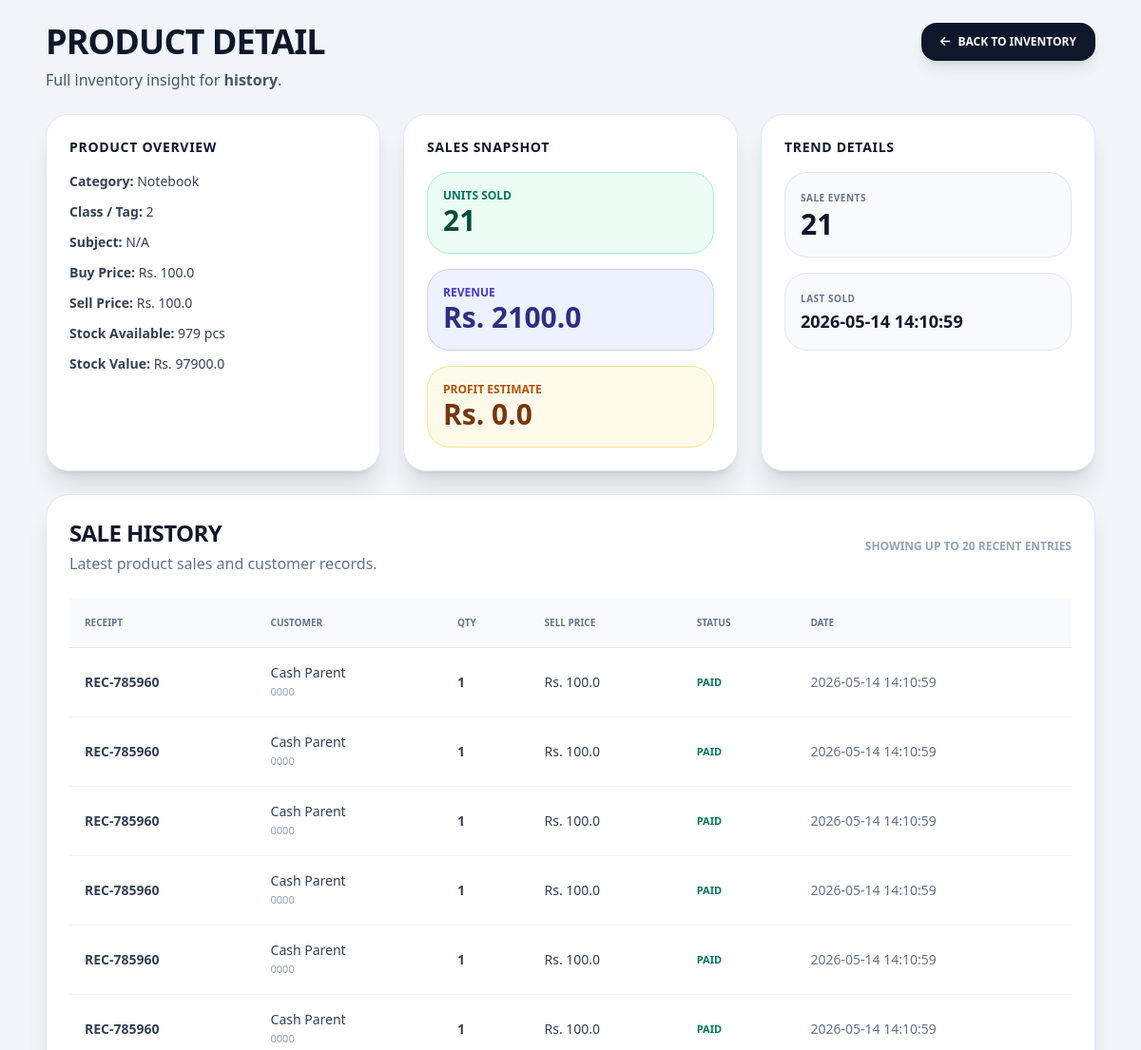
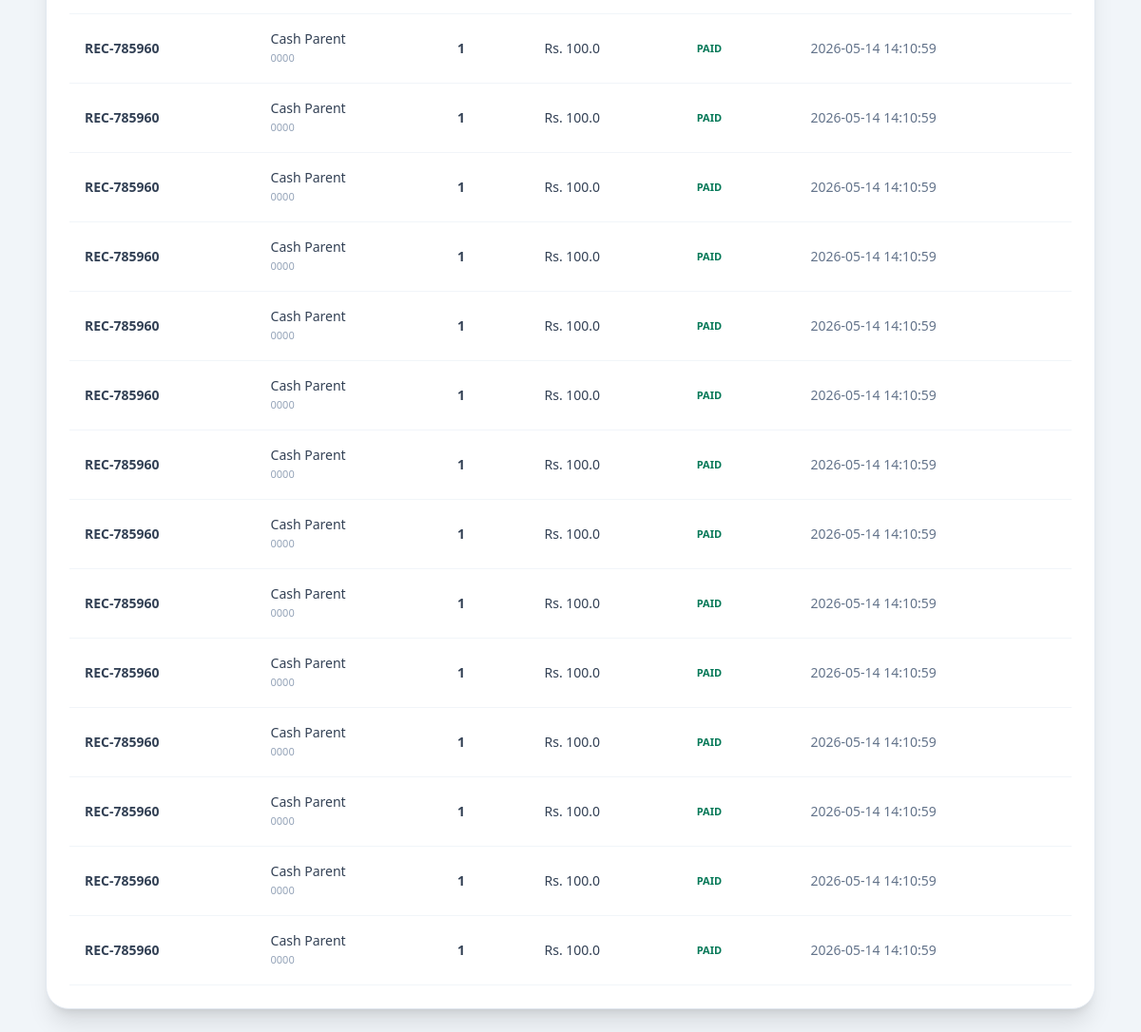
The app's page /product/16 (signed in), older data (2 pictures, top to bottom).
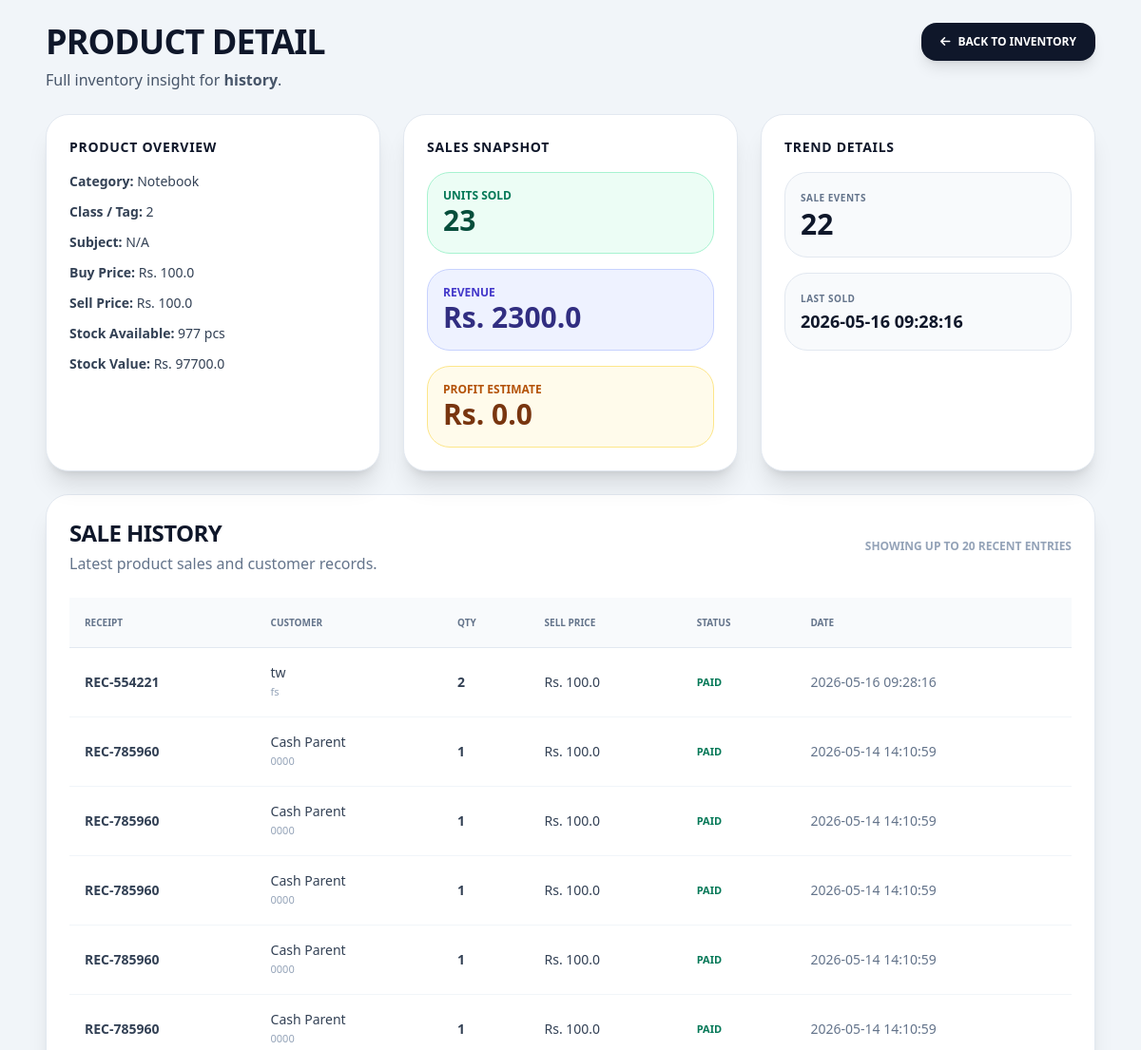
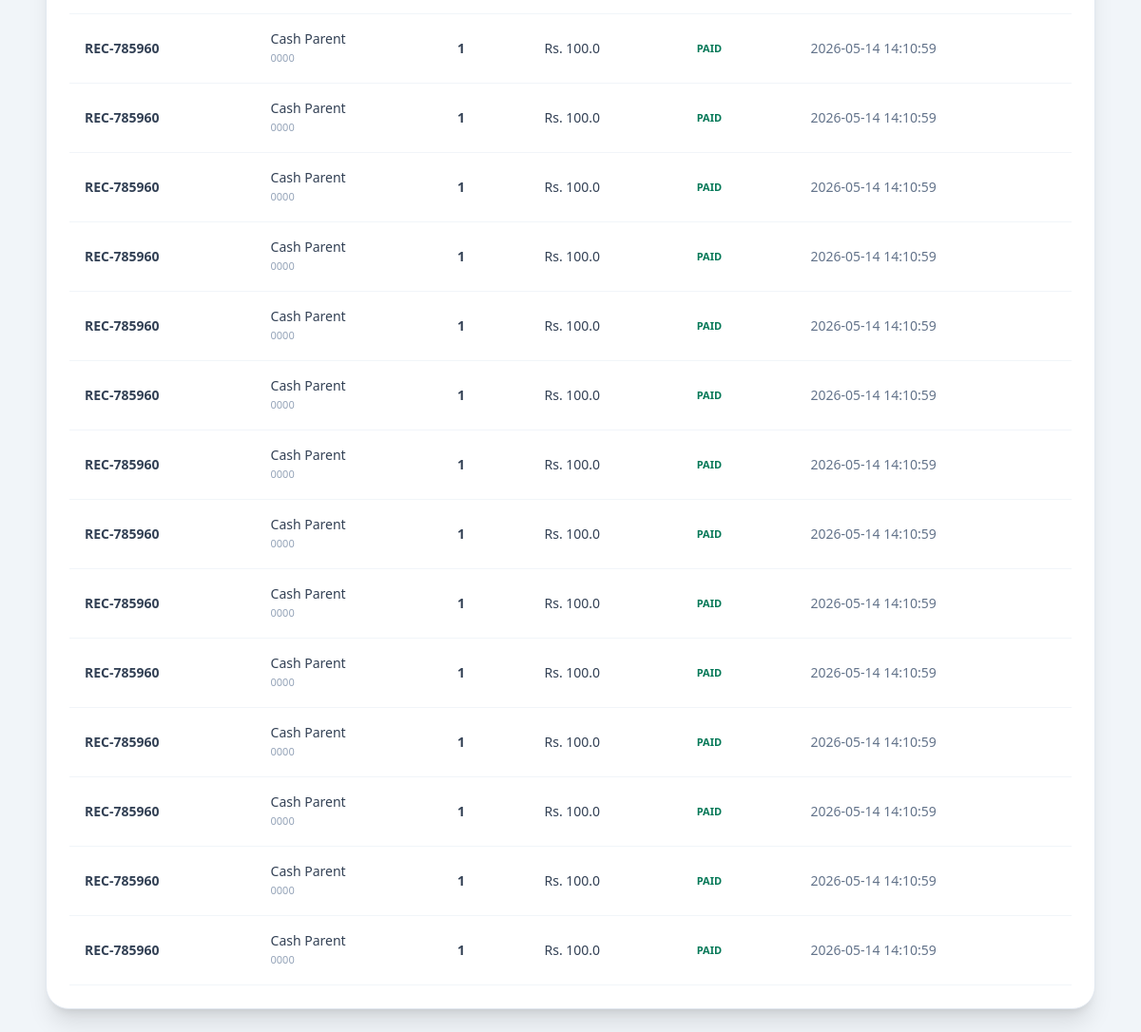
The same page, newer data (2 pictures, top to bottom).
### tables this page shows
CREATE TABLE products (
        id INTEGER PRIMARY KEY AUTOINCREMENT,
        name TEXT NOT NULL,
        category TEXT, -- Book, Notebook, Stationery
        student_class TEXT,
        subject TEXT,
        purchase_price REAL,
        selling_price REAL,
        stock INTEGER
    , tag TEXT, variation TEXT);

CREATE TABLE sale_items (sale_id INTEGER, product_name TEXT, qty INTEGER, price REAL);

CREATE TABLE sales (
        id INTEGER PRIMARY KEY AUTOINCREMENT,
        customer_id INTEGER,
        receipt_number TEXT UNIQUE,
        total_amount REAL,
        profit REAL,
        payment_status TEXT, -- 'Paid' or 'Pending' (Udhaar)
        timestamp DATETIME DEFAULT CURRENT_TIMESTAMP
    , cash_paid REAL DEFAULT 0);

CREATE TABLE customers (id INTEGER PRIMARY KEY AUTOINCREMENT, name TEXT, phone TEXT, student_name TEXT);

### main.py (the view)
@app.get("/product/{product_id}")
async def product_detail(request: Request, product_id: int):
    if not is_logged_in(request): raise HTTPException(status_code=401)
    conn = get_db()
    product = conn.execute("SELECT * FROM products WHERE id = ?", (product_id,)).fetchone()
    if not product:
        conn.close()
        raise HTTPException(status_code=404, detail="Product not found")
    analytics = conn.execute("""
        SELECT
            SUM(si.qty) as total_units,
            SUM(si.qty * si.price) as total_revenue,
            MAX(s.timestamp) as last_sold,
            COUNT(*) as sale_count
        FROM sale_items si
        JOIN sales s ON si.sale_id = s.id
        WHERE si.product_name = ?
    """, (product['name'],)).fetchone()
    sales = conn.execute("""
        SELECT si.qty, si.price, s.receipt_number, s.payment_status, s.timestamp,
               c.name as customer_name, c.phone as customer_phone
        FROM sale_items si
        JOIN sales s ON si.sale_id = s.id
        LEFT JOIN customers c ON s.customer_id = c.id
        WHERE si.product_name = ?
        ORDER BY s.timestamp DESC
        LIMIT 20
    """, (product['name'],)).fetchall()
    conn.close()
    total_units = analytics['total_units'] if analytics['total_units'] else 0
    total_revenue = analytics['total_revenue'] if analytics['total_revenue'] else 0
    sale_count = analytics['sale_count'] if analytics['sale_count'] else 0
    last_sold = analytics['last_sold']
    profit = total_revenue - (total_units * product['purchase_price']) if total_units else 0
    return templates.TemplateResponse(request, "product_detail.html", {
        "product": product,
        "sales": sales,
        "analytics": {
            "total_units": total_units,
            "total_revenue": total_revenue,
            "sale_count": sale_count,
            "last_sold": last_sold,
            "profit": profit
        }
    })

### templates/product_detail.html (shortened to what this page needs)
<!DOCTYPE html>
<html lang="en">
<head>
    <script src="https://cdn.tailwindcss.com"></script>
    <link rel="stylesheet" href="https://cdnjs.cloudflare.com/ajax/libs/font-awesome/6.0.0/css/all.min.css">
</head>
<body class="bg-slate-100 min-h-screen font-sans text-slate-900">
    <div class="max-w-6xl mx-auto p-6">
        <div class="flex flex-col md:flex-row justify-between items-start gap-4 mb-6">
            <div>
                <h1 class="text-4xl font-black uppercase tracking-tight">Product Detail</h1>
                <p class="text-slate-600 mt-2">Full inventory insight for <strong>{{ product.name }}</strong>.</p>
            </div>
            <div class="space-x-2">
                <a href="/" class="inline-flex items-center gap-2 bg-slate-900 text-white px-5 py-3 rounded-2xl font-black uppercase text-xs shadow-lg hover:bg-slate-800 transition"><i class="fas fa-arrow-left"></i> Back to Inventory</a>
            </div>
        </div>
        <div class="grid grid-cols-1 lg:grid-cols-3 gap-6 mb-6">
            <div class="bg-white rounded-3xl shadow-xl p-6 border border-slate-200">
                <h2 class="font-black text-slate-900 uppercase text-sm tracking-wider mb-4">Product Overview</h2>
                <div class="space-y-3 text-sm text-slate-700">
                    <div><span class="font-black">Category:</span> {{ product.category }}</div>
                    <div><span class="font-black">Class / Tag:</span> {{ product.student_class or product.tag or 'N/A' }}</div>
                    <div><span class="font-black">Subject:</span> {{ product.subject or product.variation or 'N/A' }}</div>
                    <div><span class="font-black">Buy Price:</span> Rs. {{ product.purchase_price }}</div>
                    <div><span class="font-black">Sell Price:</span> Rs. {{ product.selling_price }}</div>
                    <div><span class="font-black">Stock Available:</span> {{ product.stock }} pcs</div>
                    <div><span class="font-black">Stock Value:</span> Rs. {{ (product.stock * product.selling_price) | round(2) }}</div>
                </div>
            </div>
            <div class="bg-white rounded-3xl shadow-xl p-6 border border-slate-200">
                <h2 class="font-black text-slate-900 uppercase text-sm tracking-wider mb-4">Sales Snapshot</h2>
                <div class="grid gap-4 text-slate-700">
                    <div class="bg-emerald-50 p-4 rounded-3xl border border-emerald-200">
                        <div class="text-xs uppercase font-black text-emerald-700">Units Sold</div>
                        <div class="text-3xl font-black text-emerald-900">{{ analytics.total_units }}</div>
                    </div>
                    <div class="bg-indigo-50 p-4 rounded-3xl border border-indigo-200">
                        <div class="text-xs uppercase font-black text-indigo-700">Revenue</div>
                        <div class="text-3xl font-black text-indigo-900">Rs. {{ analytics.total_revenue | round(2) }}</div>
                    </div>
                    <div class="bg-amber-50 p-4 rounded-3xl border border-amber-200">
                        <div class="text-xs uppercase font-black text-amber-700">Profit Estimate</div>
                        <div class="text-3xl font-black text-amber-900">Rs. {{ analytics.profit | round(2) }}</div>
                    </div>
                </div>
            </div>
            <div class="bg-white rounded-3xl shadow-xl p-6 border border-slate-200">
                <h2 class="font-black text-slate-900 uppercase text-sm tracking-wider mb-4">Trend Details</h2>
                <div class="space-y-4 text-slate-700 text-sm">
                    <div class="bg-slate-50 p-4 rounded-3xl border border-slate-200">
                        <div class="font-black uppercase text-[10px] tracking-wider text-slate-500">Sale Events</div>
                        <div class="text-3xl font-black text-slate-900">{{ analytics.sale_count }}</div>
                    </div>
                    <div class="bg-slate-50 p-4 rounded-3xl border border-slate-200">
                        <div class="font-black uppercase text-[10px] tracking-wider text-slate-500">Last Sold</div>
                        <div class="text-lg font-black text-slate-900">{{ analytics.last_sold or 'No sales yet' }}</div>
                    </div>
                </div>
            </div>
        </div>
        <div class="bg-white rounded-3xl shadow-xl p-6 border border-slate-200">
            <div class="flex flex-col md:flex-row justify-between items-start md:items-center gap-4 mb-6">
                <div>
                    <h2 class="font-black text-2xl uppercase tracking-tight">Sale History</h2>
                    <p class="text-slate-500 mt-1">Latest product sales and customer records.</p>
                </div>
                <div class="text-xs uppercase font-black text-slate-400">Showing up to 20 recent entries</div>
            </div>
            {% if sales %}
            <div class="overflow-x-auto">
                <table class="min-w-full text-left text-sm text-slate-700">
                    <thead class="bg-slate-50 text-slate-500 uppercase text-[10px] font-black">
                        <tr>
                            <th class="p-4">Receipt</th>
                            <th class="p-4">Customer</th>
                            <th class="p-4">Qty</th>
                            <th class="p-4">Sell Price</th>
                            <th class="p-4">Status</th>
                            <th class="p-4">Date</th>
                        </tr>
                    </thead>
                    <tbody class="border-t border-slate-200">
                        {% for sale in sales %}
                        <tr class="border-b border-slate-100 hover:bg-slate-50">
                            <td class="p-4 font-bold">{{ sale.receipt_number }}</td>
                            <td class="p-4">
                                <div>{{ sale.customer_name or 'Walk-in' }}</div>
                                <div class="text-[11px] text-slate-400">{{ sale.customer_phone or 'N/A' }}</div>
                            </td>
                            <td class="p-4 font-black">{{ sale.qty }}</td>
                            <td class="p-4">Rs. {{ sale.price }}</td>
                            <td class="p-4 uppercase text-[11px] font-black {{ 'text-emerald-700' if sale.payment_status == 'Paid' else 'text-amber-700' }}">{{ sale.payment_status }}</td>
                            <td class="p-4 text-slate-500">{{ sale.timestamp }}</td>
                        </tr>
                        {% endfor %}
                    </tbody>
                </table>
            </div>
            {% else %}
            <div class="py-12 text-center text-slate-500 font-black uppercase">Koi sale history nahi mili is product ke liye.</div>
            {% endif %}
        </div>
    </div>
</body>
</html>

Row changes from the older to the newer data that the page shows:
no longer on this page (row unchanged): sale_items: receipt_number "REC-785960", name "Cash Parent", phone "0000", qty "1", price "100.0", payment_status "PAID", timestamp "2026-05-14 14:10:59"
changed products "history": stock "979" → "977"; (product.stock*product.selling_price)|round(2) "97900.0" → "97700.0"
added sale_items: receipt_number "REC-554221", name "tw", phone "fs", qty "2", price "100.0", payment_status "PAID", timestamp "2026-05-16 09:28:16"
Text that changed along with them:
{{ analytics.total_units }}: "21" → "23"
{{ analytics.total_revenue | round(2) }}: "2100.0" → "2300.0"
{{ analytics.sale_count }}: "21" → "22"
{{ analytics.last_sold or 'No sales yet' }}: "2026-05-14 14:10:59" → "2026-05-16 09:28:16"
